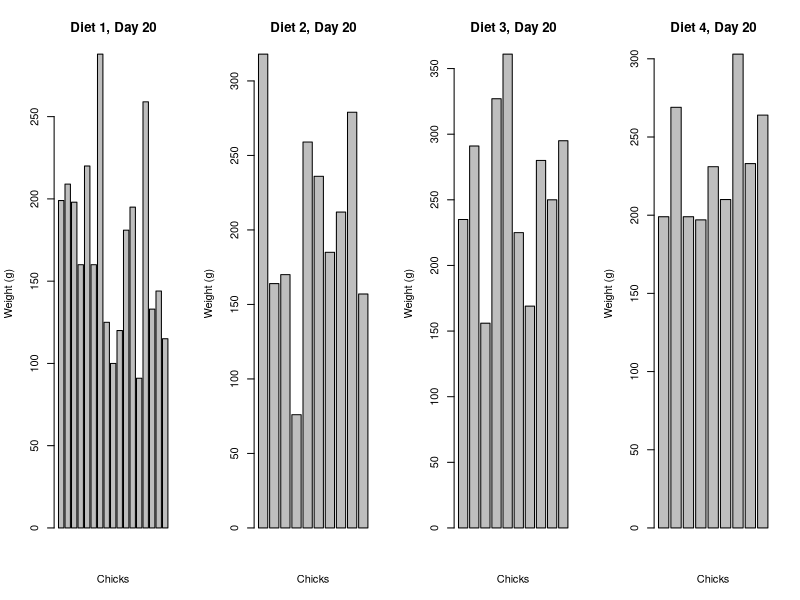
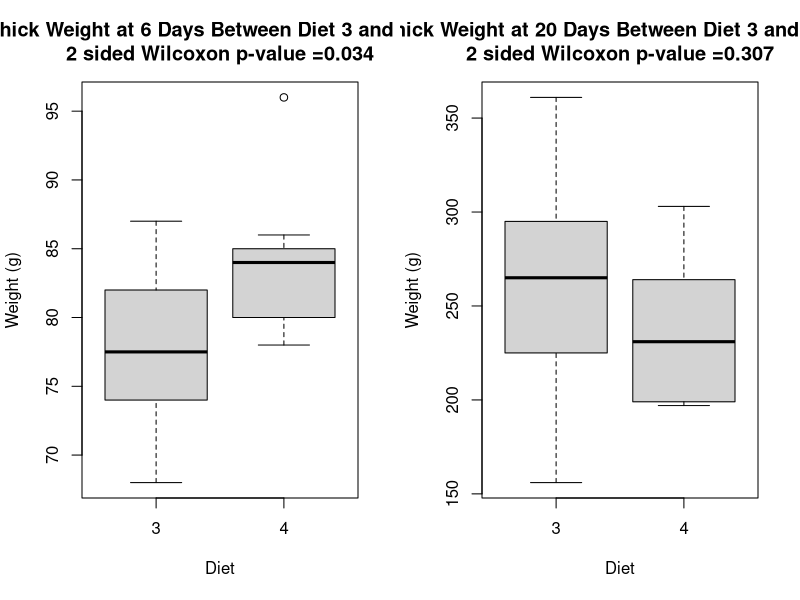

These figures' R source, in order:
## ---- chunk 1
par(mfrow=c(1,4))
barplot(ChickWeight[ChickWeight$Diet==1 & ChickWeight$Time==20,"weight"],main="Diet 1, Day 20", xlab="Chicks", ylab="Weight (g)")
barplot(ChickWeight[ChickWeight$Diet==2 & ChickWeight$Time==20,"weight"],main="Diet 2, Day 20", xlab="Chicks", ylab="Weight (g)")
barplot(ChickWeight[ChickWeight$Diet==3 & ChickWeight$Time==20,"weight"],main="Diet 3, Day 20", xlab="Chicks", ylab="Weight (g)")
barplot(ChickWeight[ChickWeight$Diet==4 & ChickWeight$Time==20,"weight"],main="Diet 4, Day 20", xlab="Chicks", ylab="Weight (g)")

## ---- chunk 2
par(mfrow=c(1,2))
weight1 = ChickWeight[ChickWeight$Time==6 & ChickWeight$Diet == 3,"weight"]
weight2 = ChickWeight[ChickWeight$Time==6 & ChickWeight$Diet == 4,"weight"]
pval = sprintf("%.3f", wilcox.test(weight1, weight2, exact=FALSE)$p.value)

boxplot(weight1, weight2, xlab="Diet", ylab="Weight (g)", names=c(3, 4), main = paste0("Chick Weight at 6 Days Between Diet 3 and Diet 4\n2 sided Wilcoxon p-value =",pval))

weight1 = ChickWeight[ChickWeight$Time==20 & ChickWeight$Diet == 3,"weight"]
weight2 = ChickWeight[ChickWeight$Time==20 & ChickWeight$Diet == 4,"weight"]
pval = sprintf("%.3f", wilcox.test(weight1, weight2, exact=FALSE)$p.value)

boxplot(weight1, weight2, xlab="Diet", ylab="Weight (g)", names=c(3, 4), main = paste0("Chick Weight at 20 Days Between Diet 3 and Diet 4\n2 sided Wilcoxon p-value =",pval))
